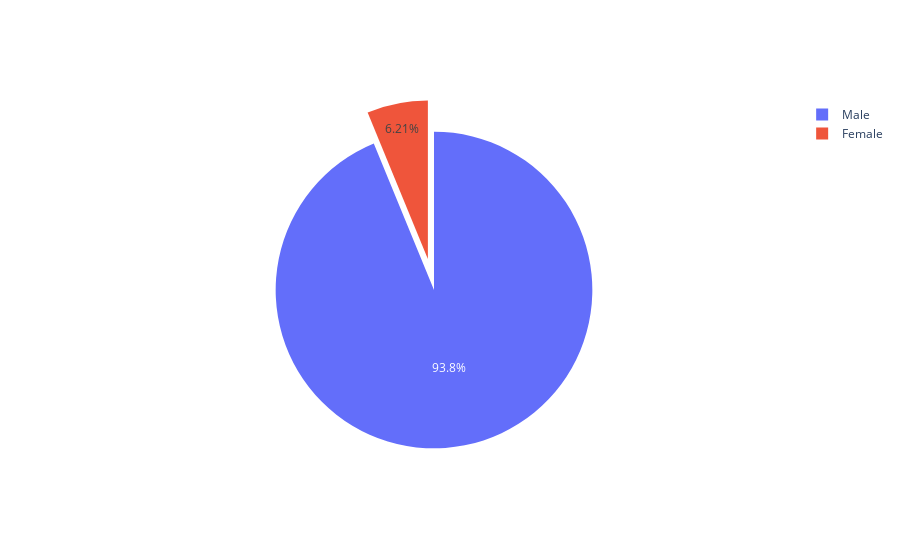

The code cell stored with this chart in its notebook:
### Markdown cell above
## Displaying Info with Plotly

### Code cell
# Display % of Male vs female winners
import plotly.graph_objects as go
fig = go.Figure(data=[go.Pie(labels=genre_b.index,
                             values=genre_b.values,
                             pull=[0, 0.2])])
fig.show()

### Figure 1 — Plotly figure (JSON) as saved in the notebook; plotly's stock layout.template omitted (floating-point values rounded to 4 significant figures)
{"data": [{"labels": ["Male", "Female"], "pull": [0, 0.2], "type": "pie", "values": [876, 58]}], "layout": {}}
